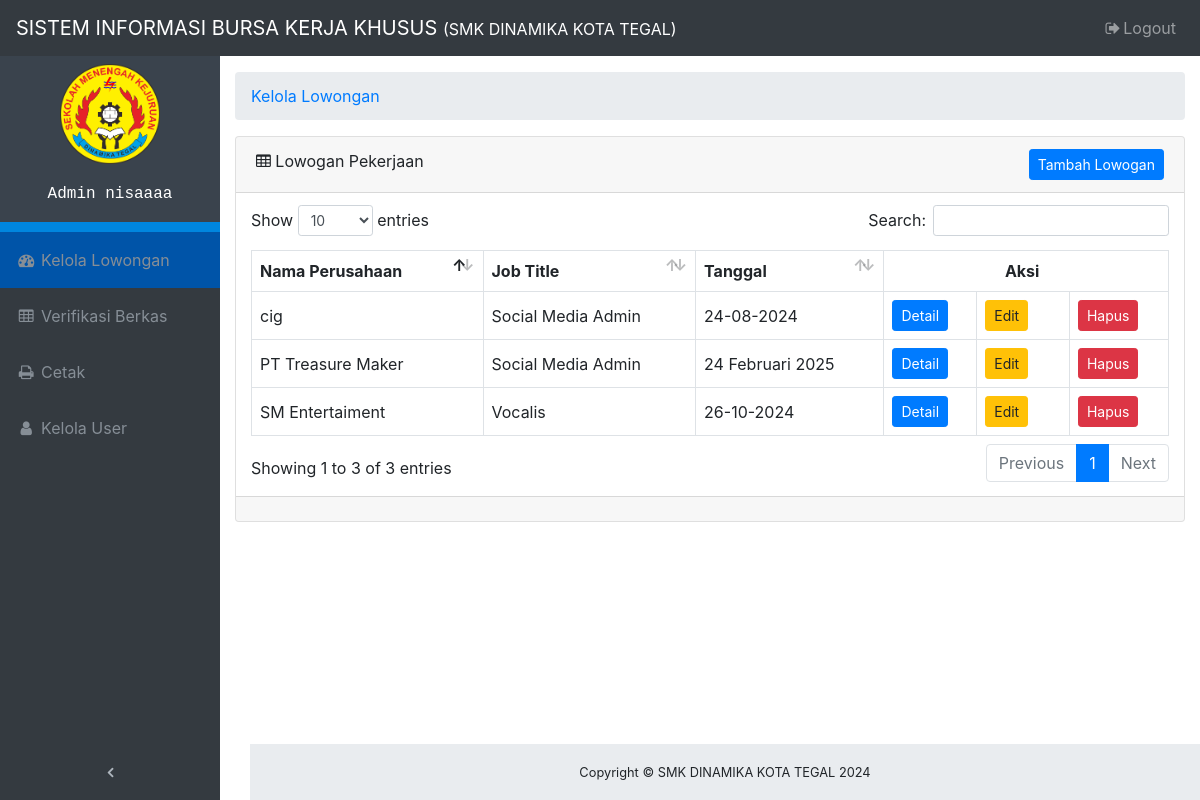
Screenshot of /admin/index.php (signed in) with the database file from the repository.
### tables this page shows
CREATE TABLE `lowongan` (
  `id` int(11) NOT NULL,
  `perusahaan` varchar(255) NOT NULL,
  `title` varchar(255) NOT NULL,
  `deskripsi` text NOT NULL,
  `tanggal` varchar(255) NOT NULL
);

### admin/index.php (the view, shortened to what this page needs)
<?php
require_once("database.php");
$nama_user = isset($_SESSION["nama"]) ? $_SESSION["nama"] : '';
$role_user = isset($_SESSION["role"]) ? $_SESSION["role"] : '';
$statement = $db->query("SELECT * FROM lowongan ORDER BY id DESC");
$results = $statement->fetchAll(PDO::FETCH_ASSOC);
?>
<!DOCTYPE html>
<html lang="en">
<head>
    <link href="vendor/bootstrap/css/bootstrap.css" rel="stylesheet">
    <link href="vendor/font-awesome/css/font-awesome.min.css" rel="stylesheet" type="text/css">
    <link href="vendor/datatables/dataTables.bootstrap4.css" rel="stylesheet">
    <link href="css/admin.css" rel="stylesheet">
</head>
<body class="fixed-nav sticky-footer" id="page-top">
    <nav class="navbar navbar-expand-lg navbar-dark bg-dark fixed-top" id="mainNav">
        <a class="navbar-brand" href="index">SISTEM INFORMASI BURSA KERJA KHUSUS <small>(SMK DINAMIKA KOTA TEGAL)</small></a>
        <div class="collapse navbar-collapse" id="navbarResponsive">
            <ul class="navbar-nav navbar-sidenav sidebar-menu" id="exampleAccordion">
            <li class="sidebar-profile nav-item" data-toggle="tooltip" data-placement="right" title="Admin">
                    <div class="profile-main">
                        <p class="image">
                            <img alt="image" src="images/logo_dinamika.png" width="100">
                        </p>
                        <p>
                            <span class="user" style="font-family: monospace;"><?php echo $role_user; ?>&nbsp;<?php echo $nama_user; ?></span>
                        </p>
                    </div>
                </li>
                <li class="nav-item" data-toggle="tooltip" data-placement="right" title="Dashboard"style="background-color: #0054a8;">
                    <a class="nav-link" href="index">
                        <i class="fa fa-fw fa-dashboard"></i>
                        <span class="nav-link-text">Kelola Lowongan</span>
                    </a>
                </li>
                <li class="nav-item" data-toggle="tooltip" data-placement="right" title="Tables" >
                    <a class="nav-link" href="tables">
                        <i class="fa fa-fw fa-table"></i>
                        <span class="nav-link-text">Verifikasi Berkas</span>
                    </a>
                </li>
                <li class="nav-item" data-toggle="tooltip" data-placement="right" title="Export">
                    <a class="nav-link" href="export">
                        <i class="fa fa-fw fa-print"></i>
                        <span class="nav-link-text">Cetak</span>
                    </a>
                </li>
                <?php if ($role_user == 'Admin'): ?>
                <li class="nav-item" data-toggle="tooltip" data-placement="right" title="Export">
                    <a class="nav-link" href="user">
                        <i class="fa fa-fw fa-user"></i>
                        <span class="nav-link-text">Kelola User</span>
                    </a>
                </li>
                <?php endif; ?>
            </ul>
            <ul class="navbar-nav sidenav-toggler">
                <li class="nav-item">
                    <a class="nav-link text-center" id="sidenavToggler">
                        <i class="fa fa-fw fa-angle-left"></i>
                    </a>
                </li>
            </ul>
            <ul class="navbar-nav ml-auto">
                <li class="nav-item">
                    <a class="nav-link" data-toggle="modal" data-target="#exampleModal">
                        <i class="fa fa-fw fa-sign-out"></i>Logout
                    </a>
                </li>
            </ul>
        </div>
    </nav>
    <div class="content-wrapper">
        <div class="container-fluid">
            <ol class="breadcrumb">
                <li class="breadcrumb-item">
                    <a href="#">Kelola Lowongan</a>
                </li>
            </ol>
            <div class="card mb-3">
                <div class="card-header">
                    <i class="fa fa-table"></i> Lowogan Pekerjaan
                    <button class="btn btn-primary btn-sm float-right" data-toggle="modal" data-target="#addModal">Tambah Lowogan</button>
                </div>
                <div class="card-body">
                    <div class="table-responsive">
                        <table class="table table-bordered" id="dataTable" width="100%" cellspacing="0">
                            <thead>
                                <tr>
                                    <th>Nama Perusahaan</th>
                                    <th>Job Title</th>
                                    <th>Tanggal</th>
                                    <th class="th-no-border sorting_asc_disabled sorting_desc_disabled"></th>
                                    <th class="th-no-border sorting_asc_disabled sorting_desc_disabled" style="text-align:right">Aksi</th>
                                    <th class="sorting_asc_disabled sorting_desc_disabled"></th>
                                </tr>
                            </thead>
                            <tbody>
                                <?php foreach ($results as $key): ?>
                                <tr id="row_<?php echo $key['id']; ?>">
                                    <td><?php echo $key['perusahaan']; ?></td>
                                    <td><?php echo $key['title']; ?></td>
                                    <td><?php echo $key['tanggal']; ?></td>
                                    <td class="td-no-border">
                                        <button class="btn btn-primary btn-sm" data-toggle="modal" data-target="#detailModal" data-id="<?php echo $key['id']; ?>">Detail</button>
                                    </td>
                                    <td class="td-no-border">
                                        <button class="btn btn-warning btn-sm" data-toggle="modal" data-target="#editModal" data-id="<?php echo $key['id']; ?>">Edit</button>
                                    </td>
                                    <td class="td-no-border">
                                        <button class="btn btn-danger btn-sm" data-toggle="modal" data-target="#deleteModal" data-id="<?php echo $key['id']; ?>">Hapus</button>
                                    </td>
                                </tr>
                                <?php endforeach; ?>
                            </tbody>
                        </table>
                    </div>
                </div>
                <div class="card-footer small text-muted"></div>
            </div>
        </div>
        <footer class="sticky-footer">
            <div class="container">
                <div class="text-center">
                    <small>Copyright © SMK DINAMIKA KOTA TEGAL 2024</small>
                </div>
            </div>
        </footer>
    </div>
</body>
</html>

### admin/css/admin.css (style rules this page uses)
html { position: relative; min-height: 100%; }
body { overflow-x: hidden; }
body.sticky-footer { margin-bottom: 56px; }
body.sticky-footer .content-wrapper { min-height: calc(100vh - 56px - 56px); }
body.fixed-nav { padding-top: 56px; }
.content-wrapper { min-height: calc(100vh - 56px); padding-top: 1rem; }
#mainNav .navbar-collapse { overflow: auto; max-height: 75vh; }
#mainNav .navbar-collapse .navbar-nav .nav-item .nav-link { cursor: pointer; }
#mainNav .navbar-collapse .sidenav-toggler { display: none; }
@media (min-width: 992px) { #mainNav .navbar-brand { width: 250px; } }
@media (min-width: 992px) { #mainNav .navbar-collapse { overflow: visible; max-height: none; } }
@media (min-width: 992px) { #mainNav .navbar-collapse .navbar-sidenav { position: absolute; top: 0; left: 0; -webkit-flex-direction: column; -ms-flex-direction: column; flex-direction: column; margin-top: 56px; } }
@media (min-width: 992px) { #mainNav .navbar-collapse .navbar-sidenav > .nav-item { width: 220px; padding: 0; } }
@media (min-width: 992px) { #mainNav .navbar-collapse .navbar-sidenav > .nav-item > .nav-link { padding: 1em; } }
#mainNav.fixed-top .sidenav-toggler { display: none; }
@media (min-width: 992px) { #mainNav.fixed-top .navbar-sidenav { height: calc(110vh - 112px); } }
@media (min-width: 992px) { #mainNav.fixed-top .sidenav-toggler { position: absolute; top: 0; left: 0; display: flex; -webkit-flex-direction: column; -ms-flex-direction: column; flex-direction: column; margin-top: calc(100vh - 56px); } }
@media (min-width: 992px) { #mainNav.fixed-top .sidenav-toggler > .nav-item { width: 220px; padding: 0; } }
@media (min-width: 992px) { #mainNav.fixed-top .sidenav-toggler > .nav-item > .nav-link { padding: 1em; } }
#mainNav.fixed-top.navbar-dark .sidenav-toggler a i { color: #adb5bd; }
.content-wrapper { overflow-x: hidden; background: white; }
@media (min-width: 992px) { .content-wrapper { margin-left: 220px; } }
#sidenavToggler i { font-weight: 800; }
#mainNav.navbar-dark .navbar-collapse .navbar-sidenav > .nav-item > .nav-link { color: #868e96; }
@media (min-width: 992px) { #mainNav.navbar-dark .navbar-collapse .navbar-sidenav { background: #343a40; } }
footer.sticky-footer { position: absolute; right: 0; bottom: 0; width: 100%; height: 56px; background-color: #e9ecef; line-height: 55px; }
@media (min-width: 992px) { footer.sticky-footer { width: calc(100% - 250px); } }
ul.sidebar-menu li.sidebar-profile { background-color: #3A434D; padding: 10px; color: #fff; text-align: center; border-bottom: 10px solid #0086df; }
ul.sidebar-menu li.sidebar-profile .image img { border-radius: 0%; }
ul.sidebar-menu li.sidebar-profile .profile-main { margin-top: 8px; }
table th.th-no-border { border: none; }

### rows the page displays
lowongan: perusahaan "PT Treasure Maker", title "Social Media Admin", tanggal "24 Februari 2025"
lowongan: perusahaan "SM Entertaiment", title "Vocalis", tanggal "26-10-2024"
lowongan: perusahaan "cig", title "Social Media Admin", tanggal "24-08-2024"

### other values shown
$role_user "Admin"
$nama_user "nisaaaa"
